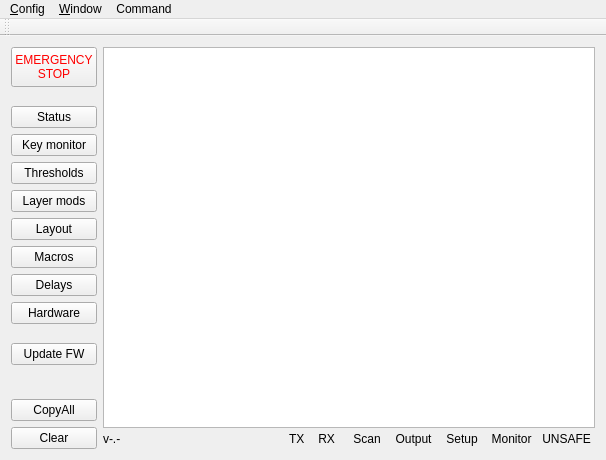
<?xml version="1.0" encoding="UTF-8"?>
<ui version="4.0">
 <class>FlightController</class>
 <widget class="QMainWindow" name="FlightController">
  <property name="geometry">
   <rect>
    <x>0</x>
    <y>0</y>
    <width>606</width>
    <height>460</height>
   </rect>
  </property>
  <property name="windowTitle">
   <string>FlightController</string>
  </property>
  <widget class="QWidget" name="centralWidget">
   <layout class="QHBoxLayout" name="horizontalLayout">
    <item>
     <layout class="QGridLayout" name="gridLayout">
      <item row="6" column="0">
       <widget class="QPushButton" name="statusRequestButton">
        <property name="text">
         <string>Status</string>
        </property>
       </widget>
      </item>
      <item row="22" column="0">
       <spacer name="verticalSpacer">
        <property name="orientation">
         <enum>Qt::Vertical</enum>
        </property>
        <property name="sizeHint" stdset="0">
         <size>
          <width>20</width>
          <height>40</height>
         </size>
        </property>
       </spacer>
      </item>
      <item row="21" column="0">
       <widget class="QPushButton" name="BootloaderButton">
        <property name="text">
         <string>Update FW</string>
        </property>
       </widget>
      </item>
      <item row="7" column="0">
       <widget class="QPushButton" name="MatrixMonitorButton">
        <property name="text">
         <string>Key monitor</string>
        </property>
       </widget>
      </item>
      <item row="24" column="0">
       <widget class="QPushButton" name="ClearButton">
        <property name="text">
         <string>Clear</string>
        </property>
       </widget>
      </item>
      <item row="5" column="0">
       <spacer name="verticalSpacer_2">
        <property name="orientation">
         <enum>Qt::Vertical</enum>
        </property>
        <property name="sizeType">
         <enum>QSizePolicy::Fixed</enum>
        </property>
        <property name="sizeHint" stdset="0">
         <size>
          <width>20</width>
          <height>13</height>
         </size>
        </property>
       </spacer>
      </item>
      <item row="8" column="0">
       <widget class="QPushButton" name="thresholdsButton">
        <property name="text">
         <string>Thresholds</string>
        </property>
       </widget>
      </item>
      <item row="3" column="0">
       <widget class="QPushButton" name="RedButton">
        <property name="minimumSize">
         <size>
          <width>0</width>
          <height>40</height>
         </size>
        </property>
        <property name="autoFillBackground">
         <bool>false</bool>
        </property>
        <property name="styleSheet">
         <string notr="true">color: #ff0000;</string>
        </property>
        <property name="text">
         <string>EMERGENCY
STOP</string>
        </property>
        <property name="checkable">
         <bool>true</bool>
        </property>
       </widget>
      </item>
      <item row="19" column="0">
       <spacer name="verticalSpacer_3">
        <property name="orientation">
         <enum>Qt::Vertical</enum>
        </property>
        <property name="sizeType">
         <enum>QSizePolicy::MinimumExpanding</enum>
        </property>
        <property name="sizeHint" stdset="0">
         <size>
          <width>20</width>
          <height>13</height>
         </size>
        </property>
       </spacer>
      </item>
      <item row="11" column="0">
       <widget class="QPushButton" name="layoutButton">
        <property name="text">
         <string>Layout</string>
        </property>
       </widget>
      </item>
      <item row="23" column="0">
       <widget class="QPushButton" name="CopyAllButton">
        <property name="text">
         <string>CopyAll</string>
        </property>
       </widget>
      </item>
      <item row="16" column="0">
       <widget class="QPushButton" name="expButton">
        <property name="text">
         <string>Hardware</string>
        </property>
       </widget>
      </item>
      <item row="14" column="0">
       <widget class="QPushButton" name="delaysButton">
        <property name="text">
         <string>Delays</string>
        </property>
       </widget>
      </item>
      <item row="9" column="0">
       <widget class="QPushButton" name="layerModsButton">
        <property name="text">
         <string>Layer mods</string>
        </property>
       </widget>
      </item>
      <item row="12" column="0">
       <widget class="QPushButton" name="macrosButton">
        <property name="text">
         <string>Macros</string>
        </property>
       </widget>
      </item>
     </layout>
    </item>
    <item>
     <layout class="QGridLayout" name="gridLayout_5">
      <property name="spacing">
       <number>0</number>
      </property>
      <item row="1" column="2">
       <widget class="QLabel" name="txLabel">
        <property name="text">
         <string> TX </string>
        </property>
       </widget>
      </item>
      <item row="1" column="4">
       <widget class="QLabel" name="rxLabel">
        <property name="text">
         <string> RX </string>
        </property>
       </widget>
      </item>
      <item row="1" column="5">
       <widget class="QLabel" name="label_3">
        <property name="text">
         <string>  </string>
        </property>
       </widget>
      </item>
      <item row="1" column="1">
       <spacer name="horizontalSpacer">
        <property name="orientation">
         <enum>Qt::Horizontal</enum>
        </property>
        <property name="sizeHint" stdset="0">
         <size>
          <width>40</width>
          <height>20</height>
         </size>
        </property>
       </spacer>
      </item>
      <item row="1" column="0">
       <widget class="QLabel" name="versionLabel">
        <property name="text">
         <string>v-.-</string>
        </property>
       </widget>
      </item>
      <item row="1" column="8">
       <widget class="QToolButton" name="setupButton">
        <property name="text">
         <string>Setup</string>
        </property>
        <property name="autoRaise">
         <bool>true</bool>
        </property>
       </widget>
      </item>
      <item row="1" column="9">
       <widget class="QLabel" name="monitorLabel">
        <property name="text">
         <string>  Monitor  </string>
        </property>
       </widget>
      </item>
      <item row="1" column="6">
       <widget class="QToolButton" name="scanButton">
        <property name="enabled">
         <bool>true</bool>
        </property>
        <property name="sizePolicy">
         <sizepolicy hsizetype="Fixed" vsizetype="Fixed">
          <horstretch>0</horstretch>
          <verstretch>0</verstretch>
         </sizepolicy>
        </property>
        <property name="text">
         <string>Scan</string>
        </property>
        <property name="toolButtonStyle">
         <enum>Qt::ToolButtonTextOnly</enum>
        </property>
        <property name="autoRaise">
         <bool>true</bool>
        </property>
       </widget>
      </item>
      <item row="1" column="10">
       <widget class="QLabel" name="insaneLabel">
        <property name="text">
         <string> UNSAFE </string>
        </property>
       </widget>
      </item>
      <item row="1" column="7">
       <widget class="QToolButton" name="outputButton">
        <property name="text">
         <string>Output</string>
        </property>
        <property name="autoRaise">
         <bool>true</bool>
        </property>
       </widget>
      </item>
      <item row="1" column="3">
       <widget class="QLabel" name="label">
        <property name="text">
         <string>  </string>
        </property>
       </widget>
      </item>
      <item row="0" column="0" colspan="11">
       <widget class="LogViewer" name="LogViewport">
        <property name="lineWrapMode">
         <enum>QPlainTextEdit::NoWrap</enum>
        </property>
        <property name="readOnly">
         <bool>true</bool>
        </property>
       </widget>
      </item>
     </layout>
    </item>
   </layout>
  </widget>
  <widget class="QToolBar" name="mainToolBar">
   <attribute name="toolBarArea">
    <enum>TopToolBarArea</enum>
   </attribute>
   <attribute name="toolBarBreak">
    <bool>false</bool>
   </attribute>
  </widget>
  <widget class="QMenuBar" name="menuBar">
   <property name="geometry">
    <rect>
     <x>0</x>
     <y>0</y>
     <width>606</width>
     <height>20</height>
    </rect>
   </property>
   <widget class="QMenu" name="menu_File">
    <property name="title">
     <string>&amp;Config</string>
    </property>
    <addaction name="action_Open"/>
    <addaction name="separator"/>
    <addaction name="action_Upload"/>
    <addaction name="action_Download"/>
    <addaction name="separator"/>
    <addaction name="action_Save"/>
    <addaction name="separator"/>
    <addaction name="separator"/>
   </widget>
   <widget class="QMenu" name="menu_Window">
    <property name="title">
     <string>&amp;Window</string>
    </property>
    <addaction name="action_Key_Monitor"/>
    <addaction name="action_Thresholds"/>
    <addaction name="action_Layer_mods"/>
    <addaction name="action_Layout"/>
    <addaction name="action_Macros"/>
    <addaction name="action_Delays"/>
    <addaction name="action_Exp_Header"/>
   </widget>
   <widget class="QMenu" name="menuCommands">
    <property name="title">
     <string>Command</string>
    </property>
    <addaction name="action_Setup_mode"/>
    <addaction name="separator"/>
    <addaction name="action_Commit"/>
    <addaction name="action_Rollback"/>
    <addaction name="separator"/>
    <addaction name="action_Update_Firmware"/>
    <addaction name="actionFirmware_File"/>
    <addaction name="separator"/>
   </widget>
   <addaction name="menu_File"/>
   <addaction name="menu_Window"/>
   <addaction name="menuCommands"/>
  </widget>
  <action name="action_Open">
   <property name="text">
    <string>&amp;Open</string>
   </property>
   <property name="shortcut">
    <string>Ctrl+O</string>
   </property>
  </action>
  <action name="action_Save">
   <property name="text">
    <string>&amp;Save</string>
   </property>
   <property name="shortcut">
    <string>Ctrl+S</string>
   </property>
  </action>
  <action name="action_Key_Monitor">
   <property name="text">
    <string>&amp;Key monitor</string>
   </property>
   <property name="shortcut">
    <string>Ctrl+K</string>
   </property>
  </action>
  <action name="action_Thresholds">
   <property name="text">
    <string>&amp;Thresholds</string>
   </property>
   <property name="shortcut">
    <string>Ctrl+T</string>
   </property>
  </action>
  <action name="action_Layout">
   <property name="text">
    <string>&amp;Layout</string>
   </property>
   <property name="shortcut">
    <string>Ctrl+L</string>
   </property>
  </action>
  <action name="action_Upload">
   <property name="text">
    <string>&amp;Upload</string>
   </property>
   <property name="shortcut">
    <string>Ctrl+U</string>
   </property>
  </action>
  <action name="action_Download">
   <property name="text">
    <string>&amp;Download</string>
   </property>
   <property name="shortcut">
    <string>Ctrl+D</string>
   </property>
  </action>
  <action name="action_Commit">
   <property name="text">
    <string>&amp;Commit</string>
   </property>
  </action>
  <action name="action_Rollback">
   <property name="text">
    <string>&amp;Rollback</string>
   </property>
  </action>
  <action name="action_Update_Firmware">
   <property name="text">
    <string>&amp;Update Firmware</string>
   </property>
   <property name="toolTip">
    <string>Update Firmware</string>
   </property>
   <property name="shortcut">
    <string>Ctrl+F</string>
   </property>
  </action>
  <action name="action_Layer_mods">
   <property name="text">
    <string>L&amp;ayer mods</string>
   </property>
   <property name="shortcut">
    <string>Ctrl+M</string>
   </property>
  </action>
  <action name="action_Setup_mode">
   <property name="checkable">
    <bool>true</bool>
   </property>
   <property name="text">
    <string>&amp;Setup mode</string>
   </property>
  </action>
  <action name="actionFirmware_File">
   <property name="text">
    <string>Firmware &amp;File...</string>
   </property>
  </action>
  <action name="action_Exp_Header">
   <property name="text">
    <string>Exp. Header</string>
   </property>
  </action>
  <action name="action_Delays">
   <property name="text">
    <string>&amp;Delays</string>
   </property>
  </action>
  <action name="action_Macros">
   <property name="text">
    <string>&amp;Macros</string>
   </property>
  </action>
 </widget>
 <layoutdefault spacing="6" margin="11"/>
 <customwidgets>
  <customwidget>
   <class>LogViewer</class>
   <extends>QPlainTextEdit</extends>
   <header>LogViewer.h</header>
  </customwidget>
 </customwidgets>
 <resources/>
 <connections/>
</ui>
